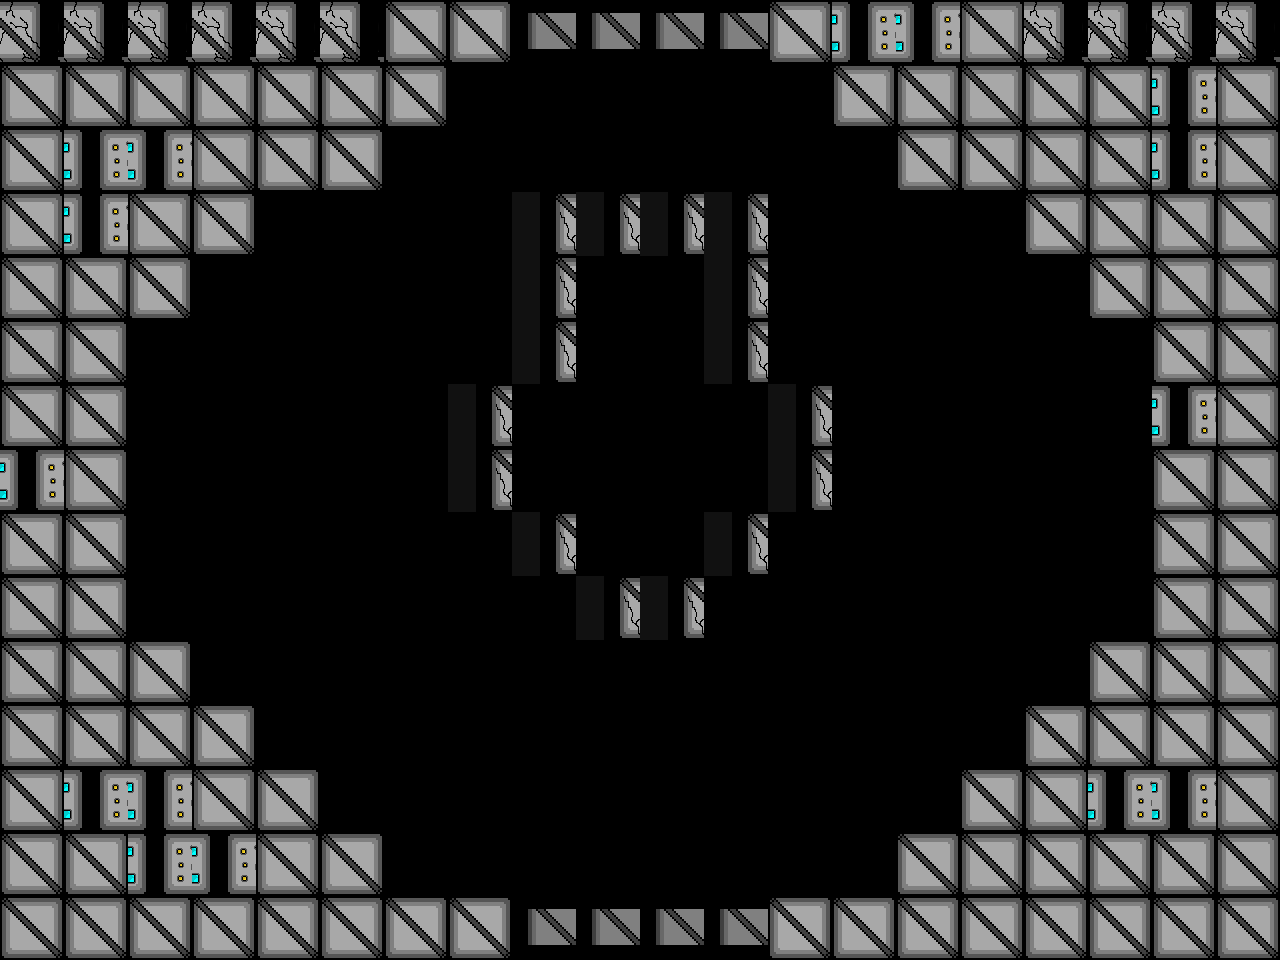

The image is a tile-based game level rendered from a .tmx file. Its description and source (layers, tilesets, objects; grid data summarised) follow:
An orthogonal 20x15 tile map with 64x64 px tiles, 1 tile layer (Tile Layer 2) and 8 objects (3x Assassin, 2x Uno, ScrollingBackground, Player, HealthUp).

<map version="1.0" tiledversion="1.0.3" orientation="orthogonal" renderorder="right-down" width="20" height="15" tilewidth="64" tileheight="64" nextobjectid="93">
 <properties>
  <property name="assassin" value="assets/assasin_rightLeftSpritesheet_Champion.png" />
  <property name="backgroundEasy" value="assets/backgroundEasy.png" />
  <property name="backgroundHard" value="assets/backgroundHard.png" />
  <property name="backgroundMedium" value="assets/backgroundMedium.png" />
  <property name="boss" value="assets/boss.png" />
  <property name="bossexplosion" value="assets/bossexplosion.png" />
  <property name="damageUp" value="assets/metalBoxCoin.png" />
  <property name="explosion" value="assets/explosion.png" />
  <property name="firingRateUp" value="assets/metalBoxCoin.png" />
  <property name="healthUp" value="assets/metalBoxHeart.png" />
  <property name="largeexplosion" value="assets/largeexplosion.png" />
  <property name="loading" value="assets/loading.png" />
  <property name="moveSpeedUp" value="assets/metalBoxCoin.png" />
  <property name="newborn" value="assets/newborn_spritesheet(h54_w62)Champion.png" />
  <property name="player" value="assets/playerSpriteSheetTemp.png" />
  <property name="reward" value="assets/reward1.png" />
  <property name="smallexplosion" value="assets/smallexplosion.png" />
  <property name="uno" value="assets/uno_Static_Champion.png" />
 </properties>
 <tileset firstgid="1" name="blocks1" tilewidth="64" tileheight="64" tilecount="14" columns="14">
  <image source="blocks1.png" width="900" height="64" />
 </tileset>
 <objectgroup color="#00ff00" name="Object Layer 1">
  <object id="59" name="Background" type="ScrollingBackground" x="0" y="0" width="64" height="64">
   <properties>
    <property name="numFrames" value="1" />
    <property name="textureHeight" value="960" />
    <property name="textureID" value="backgroundHard" />
    <property name="textureWidth" value="1280" />
   </properties>
  </object>
  <object id="55" name="Player1" type="Player" x="621.696" y="415.913" width="34" height="64">
   <properties>
    <property name="numFrames" value="6" />
    <property name="textureHeight" value="60" />
    <property name="textureID" value="player" />
    <property name="textureWidth" value="34" />
   </properties>
  </object>
  <object id="85" name="Assassin1" type="Assassin" x="272.5" y="208.5" width="99" height="99">
   <properties>
    <property name="numFrames" value="4" />
    <property name="textureHeight" value="100" />
    <property name="textureID" value="assassin" />
    <property name="textureWidth" value="100" />
   </properties>
  </object>
  <object id="86" name="Assassin1" type="Assassin" x="908.5" y="202.5" width="99" height="99">
   <properties>
    <property name="numFrames" value="4" />
    <property name="textureHeight" value="100" />
    <property name="textureID" value="assassin" />
    <property name="textureWidth" value="100" />
   </properties>
  </object>
  <object id="88" name="Assassin1" type="Assassin" x="588.5" y="720.5" width="99" height="99">
   <properties>
    <property name="numFrames" value="4" />
    <property name="textureHeight" value="100" />
    <property name="textureID" value="assassin" />
    <property name="textureWidth" value="100" />
   </properties>
  </object>
  <object id="89" name="Uno1" type="Uno" x="298.5" y="614.5" width="39" height="51">
   <properties>
    <property name="numFrames" value="2" />
    <property name="textureHeight" value="51" />
    <property name="textureID" value="uno" />
    <property name="textureWidth" value="39" />
   </properties>
  </object>
  <object id="90" name="Uno1" type="Uno" x="944.5" y="606.5" width="39" height="51">
   <properties>
    <property name="numFrames" value="2" />
    <property name="textureHeight" value="51" />
    <property name="textureID" value="uno" />
    <property name="textureWidth" value="39" />
   </properties>
  </object>
  <object id="92" name="HealthUp" type="HealthUp" x="608" y="98" width="64" height="64">
   <properties>
    <property name="numFrames" value="1" />
    <property name="textureHeight" value="64" />
    <property name="textureID" value="healthUp" />
    <property name="textureWidth" value="64" />
   </properties>
  </object>
 </objectgroup>
 <layer name="Tile Layer 2" width="20" height="15">
  <properties>
   <property name="collidable" value="" />
  </properties>
  <data>[300 cells, 152 non-empty, 5 distinct tile ids]</data>
 </layer>
</map>